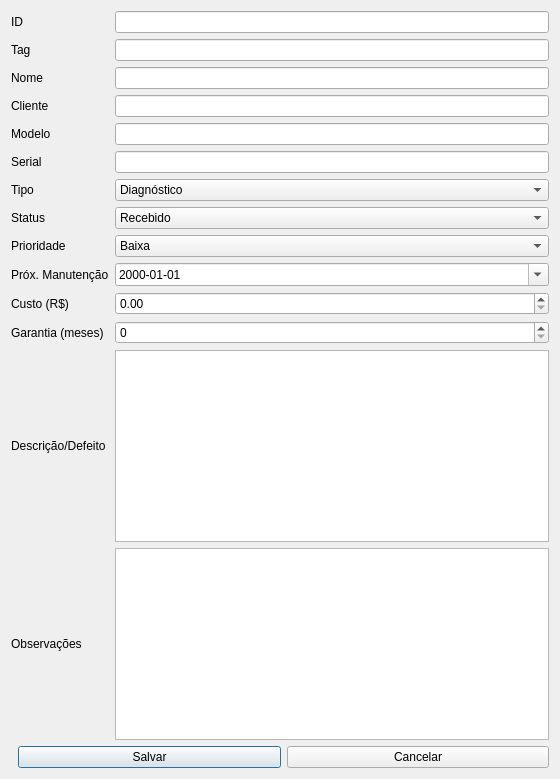
<?xml version="1.0" encoding="UTF-8"?>
<ui version="4.0">
 <class>EquipamentoDialog</class>
 <widget class="QDialog" name="EquipamentoDialog">
  <property name="windowTitle"><string>Detalhes do Equipamento</string></property>
  <property name="minimumSize"><size><width>560</width><height>520</height></size></property>
  <layout class="QVBoxLayout" name="verticalLayout">

   <item>
    <layout class="QGridLayout" name="grid">
     <item row="0" column="0"><widget class="QLabel"><property name="text"><string>ID</string></property></widget></item>
     <item row="0" column="1"><widget class="QLineEdit" name="fld_id"><property name="readOnly"><bool>true</bool></property></widget></item>

     <item row="1" column="0"><widget class="QLabel"><property name="text"><string>Tag</string></property></widget></item>
     <item row="1" column="1"><widget class="QLineEdit" name="fld_tag"/></item>

     <item row="2" column="0"><widget class="QLabel"><property name="text"><string>Nome</string></property></widget></item>
     <item row="2" column="1"><widget class="QLineEdit" name="fld_nome"/></item>

     <item row="3" column="0"><widget class="QLabel"><property name="text"><string>Cliente</string></property></widget></item>
     <item row="3" column="1"><widget class="QLineEdit" name="fld_cliente"/></item>

     <item row="4" column="0"><widget class="QLabel"><property name="text"><string>Modelo</string></property></widget></item>
     <item row="4" column="1"><widget class="QLineEdit" name="fld_modelo"/></item>

     <item row="5" column="0"><widget class="QLabel"><property name="text"><string>Serial</string></property></widget></item>
     <item row="5" column="1"><widget class="QLineEdit" name="fld_serial"/></item>

     <item row="6" column="0"><widget class="QLabel"><property name="text"><string>Tipo</string></property></widget></item>
     <item row="6" column="1"><widget class="QComboBox" name="fld_tipo">
       <item><property name="text"><string>Diagnóstico</string></property></item>
       <item><property name="text"><string>Preventiva</string></property></item>
       <item><property name="text"><string>Corretiva</string></property></item>
       <item><property name="text"><string>Instalação</string></property></item>
       <item><property name="text"><string>Atualização</string></property></item>
     </widget></item>

     <item row="7" column="0"><widget class="QLabel"><property name="text"><string>Status</string></property></widget></item>
     <item row="7" column="1"><widget class="QComboBox" name="fld_status">
       <item><property name="text"><string>Recebido</string></property></item>
       <item><property name="text"><string>Em análise</string></property></item>
       <item><property name="text"><string>Aguardando peças</string></property></item>
       <item><property name="text"><string>Em reparo</string></property></item>
       <item><property name="text"><string>Pronto</string></property></item>
       <item><property name="text"><string>Entregue</string></property></item>
     </widget></item>

     <item row="8" column="0"><widget class="QLabel"><property name="text"><string>Prioridade</string></property></widget></item>
     <item row="8" column="1"><widget class="QComboBox" name="fld_prioridade">
       <item><property name="text"><string>Baixa</string></property></item>
       <item><property name="text"><string>Média</string></property></item>
       <item><property name="text"><string>Alta</string></property></item>
       <item><property name="text"><string>Urgente</string></property></item>
     </widget></item>

     <item row="9" column="0"><widget class="QLabel"><property name="text"><string>Próx. Manutenção</string></property></widget></item>
     <item row="9" column="1"><widget class="QDateEdit" name="fld_proxima"><property name="calendarPopup"><bool>true</bool></property><property name="displayFormat"><string>yyyy-MM-dd</string></property></widget></item>

     <item row="10" column="0"><widget class="QLabel"><property name="text"><string>Custo (R$)</string></property></widget></item>
     <item row="10" column="1"><widget class="QDoubleSpinBox" name="fld_custo"><property name="maximum"><double>1000000.0</double></property><property name="decimals"><number>2</number></property></widget></item>

     <item row="11" column="0"><widget class="QLabel"><property name="text"><string>Garantia (meses)</string></property></widget></item>
     <item row="11" column="1"><widget class="QSpinBox" name="fld_garantia"><property name="maximum"><number>60</number></property></widget></item>

     <item row="12" column="0"><widget class="QLabel"><property name="text"><string>Descrição/Defeito</string></property></widget></item>
     <item row="12" column="1"><widget class="QTextEdit" name="fld_descricao"/></item>

     <item row="13" column="0"><widget class="QLabel"><property name="text"><string>Observações</string></property></widget></item>
     <item row="13" column="1"><widget class="QTextEdit" name="fld_obs"/></item>
    </layout>
   </item>

   <item>
    <layout class="QHBoxLayout"><item><spacer name="spx"><property name="orientation"><enum>Qt::Horizontal</enum></property></spacer></item>
     <item><widget class="QPushButton" name="btn_salvar"><property name="text"><string>Salvar</string></property></widget></item>
     <item><widget class="QPushButton" name="btn_cancelar"><property name="text"><string>Cancelar</string></property></widget></item>
    </layout>
   </item>

  </layout>
 </widget>
 <resources/>
 <connections/>
</ui>
